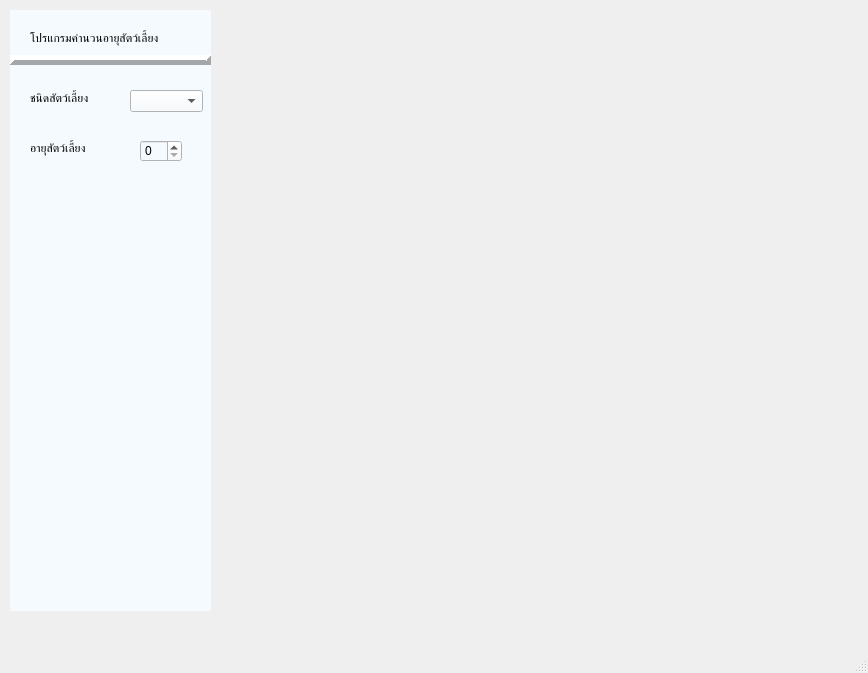
<?xml version="1.0" encoding="UTF-8"?>
<ui version="4.0">
 <class>MainWindow</class>
 <widget class="QMainWindow" name="MainWindow">
  <property name="geometry">
   <rect>
    <x>0</x>
    <y>0</y>
    <width>868</width>
    <height>673</height>
   </rect>
  </property>
  <property name="windowTitle">
   <string>MainWindow</string>
  </property>
  <widget class="QWidget" name="centralwidget">
   <widget class="QWidget" name="widget_2" native="true">
    <property name="geometry">
     <rect>
      <x>10</x>
      <y>10</y>
      <width>201</width>
      <height>601</height>
     </rect>
    </property>
    <property name="styleSheet">
     <string notr="true">background-color: rgb(245, 250, 254);</string>
    </property>
    <widget class="QLabel" name="label_2">
     <property name="geometry">
      <rect>
       <x>20</x>
       <y>20</y>
       <width>161</width>
       <height>16</height>
      </rect>
     </property>
     <property name="text">
      <string>โปรแกรมคำนวนอายุสัตว์เลี้ยง</string>
     </property>
    </widget>
    <widget class="Line" name="line">
     <property name="geometry">
      <rect>
       <x>0</x>
       <y>40</y>
       <width>201</width>
       <height>20</height>
      </rect>
     </property>
     <property name="styleSheet">
      <string notr="true">background-color: rgb(245, 250, 254);</string>
     </property>
     <property name="frameShadow">
      <enum>QFrame::Raised</enum>
     </property>
     <property name="lineWidth">
      <number>5</number>
     </property>
     <property name="orientation">
      <enum>Qt::Horizontal</enum>
     </property>
    </widget>
    <widget class="QComboBox" name="comboBox">
     <property name="geometry">
      <rect>
       <x>120</x>
       <y>80</y>
       <width>73</width>
       <height>22</height>
      </rect>
     </property>
    </widget>
    <widget class="QLabel" name="label_3">
     <property name="geometry">
      <rect>
       <x>20</x>
       <y>80</y>
       <width>81</width>
       <height>16</height>
      </rect>
     </property>
     <property name="text">
      <string>ชนิดสัตว์เลี้ยง</string>
     </property>
    </widget>
    <widget class="QLabel" name="label_4">
     <property name="geometry">
      <rect>
       <x>20</x>
       <y>130</y>
       <width>71</width>
       <height>16</height>
      </rect>
     </property>
     <property name="text">
      <string>อายุสัตว์เลี้ยง</string>
     </property>
    </widget>
    <widget class="QSpinBox" name="spinBox">
     <property name="geometry">
      <rect>
       <x>130</x>
       <y>130</y>
       <width>42</width>
       <height>22</height>
      </rect>
     </property>
     <property name="wrapping">
      <bool>false</bool>
     </property>
     <property name="buttonSymbols">
      <enum>QAbstractSpinBox::UpDownArrows</enum>
     </property>
    </widget>
   </widget>
   <widget class="QLabel" name="label">
    <property name="geometry">
     <rect>
      <x>0</x>
      <y>-30</y>
      <width>881</width>
      <height>671</height>
     </rect>
    </property>
    <property name="text">
     <string/>
    </property>
    <property name="pixmap">
     <pixmap>../../../Desktop/76dbf5430f35270b6cae851f5f01d67a.jpg</pixmap>
    </property>
    <property name="scaledContents">
     <bool>true</bool>
    </property>
   </widget>
   <widget class="QLabel" name="label_5">
    <property name="geometry">
     <rect>
      <x>-70</x>
      <y>340</y>
      <width>371</width>
      <height>391</height>
     </rect>
    </property>
    <property name="text">
     <string/>
    </property>
    <property name="pixmap">
     <pixmap>../../../../Downloads/668e1c8ead455.png</pixmap>
    </property>
    <property name="scaledContents">
     <bool>true</bool>
    </property>
   </widget>
   <zorder>label</zorder>
   <zorder>widget_2</zorder>
   <zorder>label_5</zorder>
  </widget>
  <widget class="QMenuBar" name="menubar">
   <property name="geometry">
    <rect>
     <x>0</x>
     <y>0</y>
     <width>868</width>
     <height>26</height>
    </rect>
   </property>
  </widget>
  <widget class="QStatusBar" name="statusbar"/>
 </widget>
 <resources/>
 <connections/>
</ui>
